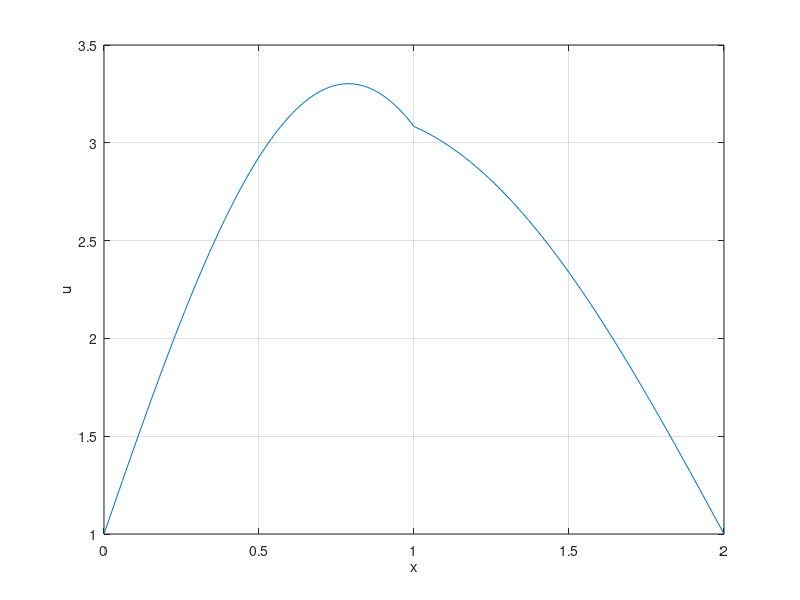

This chart was generated by the following MATLAB code:
%{
Solve the problem
−(pu′)′(x) + u(x) = 3 , x ∈ (0, 1) ,
u(0) = −1, u(1) = 1,
where p(x) =
{ 2 if 0 < x < 0.5
{ 1 if 0.5 < x < 1 by means of the Galerkin finite method
%}
clear
n=200;
f=@(x)10*x*(2-x);
%%
h = 2/n;
x = 0:h:2;
A=zeros(n-1,n-1);
A(1,1) = 2/h;
A(1,2) = -1/h;
y(1)   = h*f(x(2))+1/h;
for i=2:99
    A(i,i-1) = -1/h;
    A(i,i)   = 2/h;
    A(i,i+1) = -1/h;
    y(i)     = h*f(x(i+1));
end
A(100,99)  = -1/h;
A(100,100) = 4/h;
A(100,101) = -3/h;
y(100)     = h*f(x(101));
for i = 101:198
    A(i,i-1) = -3/h;
    A(i,i)   = 6/h;
    A(i,i+1) = -3/h;
    y(i)     = h*f(x(i+1));
end
A(199,198) = -3/h;
A(199,199) = 6/h;
y(199)     = h*f(x(200))+3/h;
%%
u=A\y';
plot(x,[1;u;1])
xlabel('x')
ylabel('u')
grid on